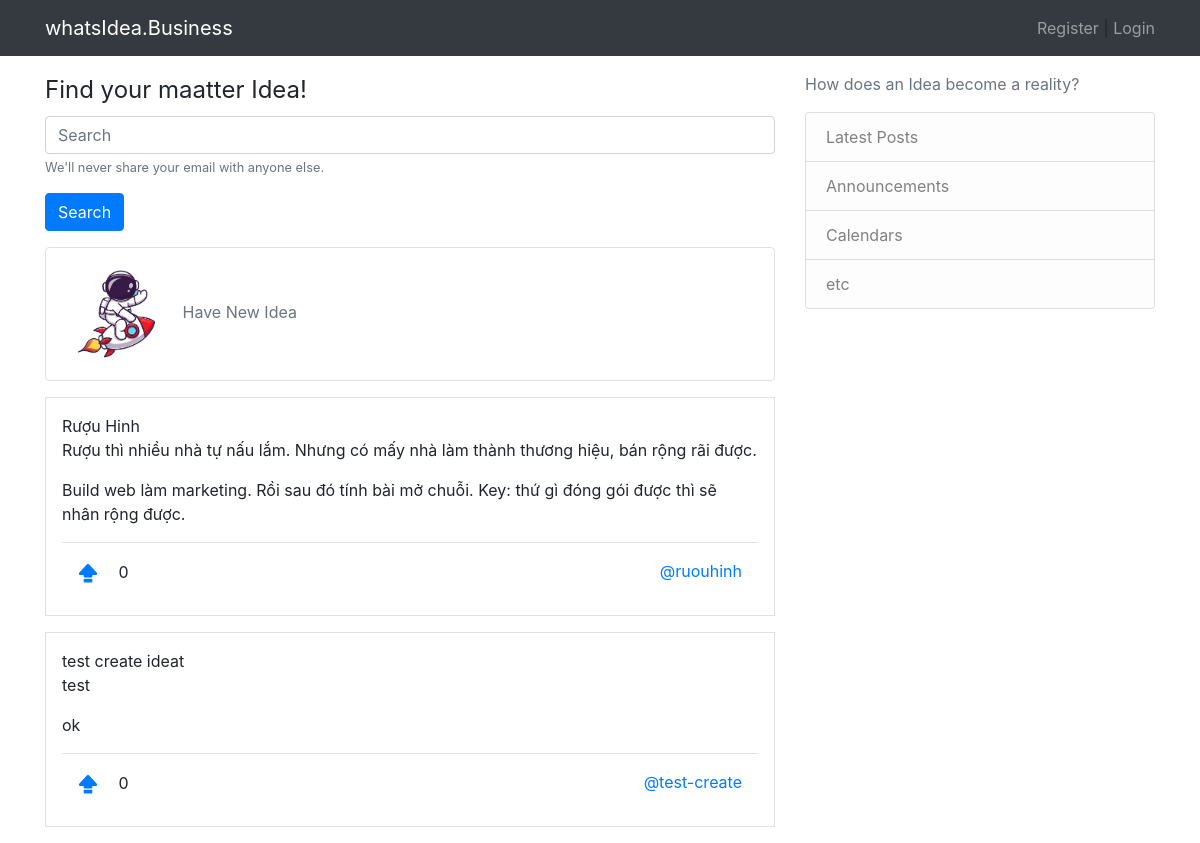
The app's page /, older data.
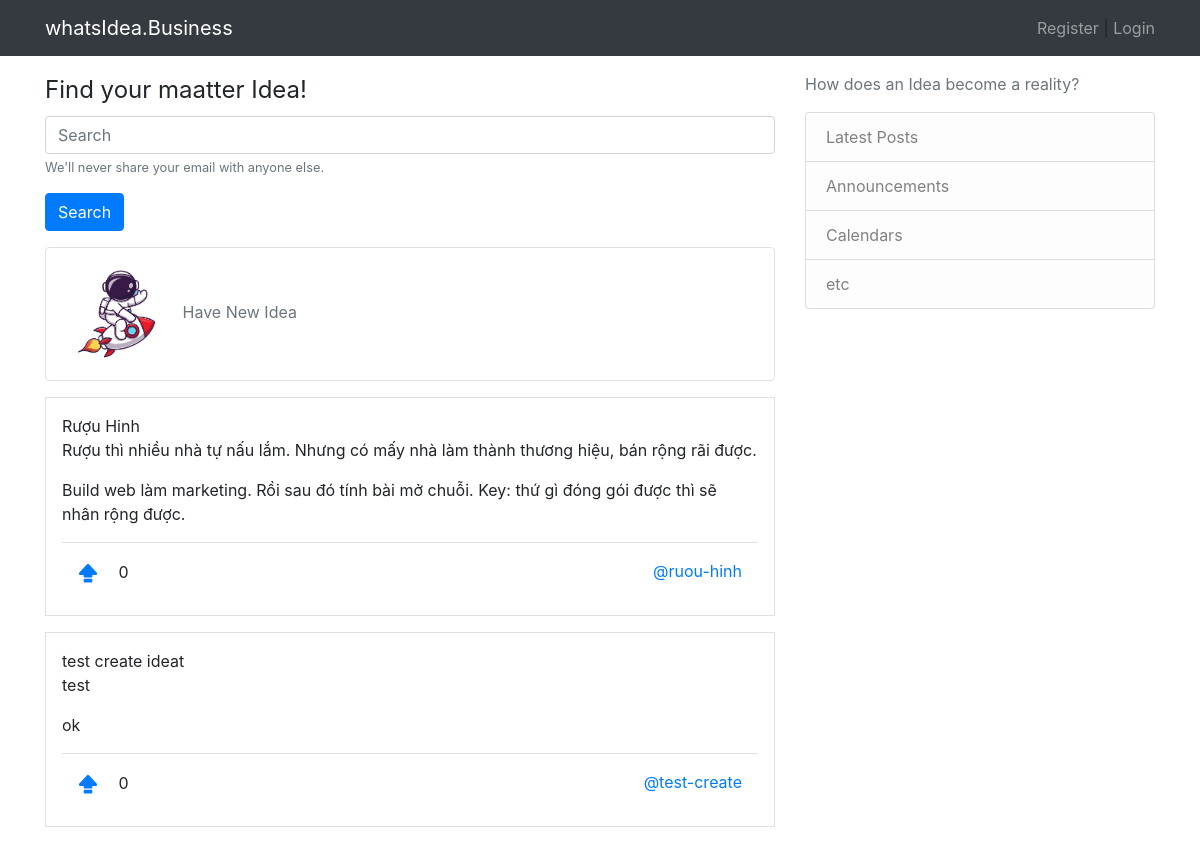
The same page, newer data.
### core/models.py (models this page shows, shortened)
class Idea(models.Model):
    user = models.ManyToManyField(User)
    title = models.CharField(max_length=500)
    slug = models.SlugField(max_length=500, unique=True)
    problem = models.TextField()
    solution = models.TextField()
    is_publish = models.BooleanField(default=True)
    is_success = models.BooleanField(default=False)
    address = models.CharField(max_length=200, blank=True)
    phone = models.CharField(max_length=12, blank=True)
    website = models.CharField(max_length=30, blank=True)
    corver_image = models.ImageField(upload_to="media/", blank=True)
    date_created = models.DateTimeField(auto_now_add=True)

### whatsidea/views.py (the view)
# urls.py: path('', homePage, name="home-page"),
def homePage(request):
    ideas = models.Idea.objects.all()
    context = {
        "ideas": ideas
    }
    return render(request, 'index.html', context)

### templates/index.html (shortened to what this page needs)
{% extends 'base.html' %}
{%load static %}
{% block content %}
<main>
    <div class="search-area mb-3">
        <legend>Find your maatter Idea!</legend>
        <form action="GET">
            <div class="form-group">
                <input type="text" class="form-control" placeholder="Search">
                <small id="emailHelp" class="form-text text-muted">We'll never share your email with anyone
                    else.</small>
            </div>
            <button type="submit" class="btn btn-primary">Search</button>
        </form>
    </div>
    <a href="{% url 'idea-create-page' %}" class="new-idea-btn border btn w-100 btn btn-outline-secondary text-left">
        <img src="/static/img/say-hi.png" alt="">
        <span>Have</span>
        <span>New</span>
        <span>Idea</span>
    </a>
    <div>
        {% for idea in ideas %}
        <div class="border p-3 my-3">
            <span>{{ idea.title }}</span>
            <p>{{ idea.problem }}</p>
            {{ idea.solution }}
            <div class="border-top mt-3">
                <nav class="navbar">
                    <div>
                        <a class="navbar-brand" href="">
                        </a>
                        <span>{{ idea.vote_set.all.count }}</span>
                    </div>
                    <div>
                        <a href="{% url 'idea-detail-page' idea.slug %}">
                            @{{ idea.slug }}
                        </a>
                    </div>
                </nav>
            </div>
        </div>
        {% endfor %}
    </div>
</main>
{% endblock content %}

Row changes from the older to the newer data that the page shows:
changed Idea "Rượu Hinh": slug "ruouhinh" → "ruou-hinh"
